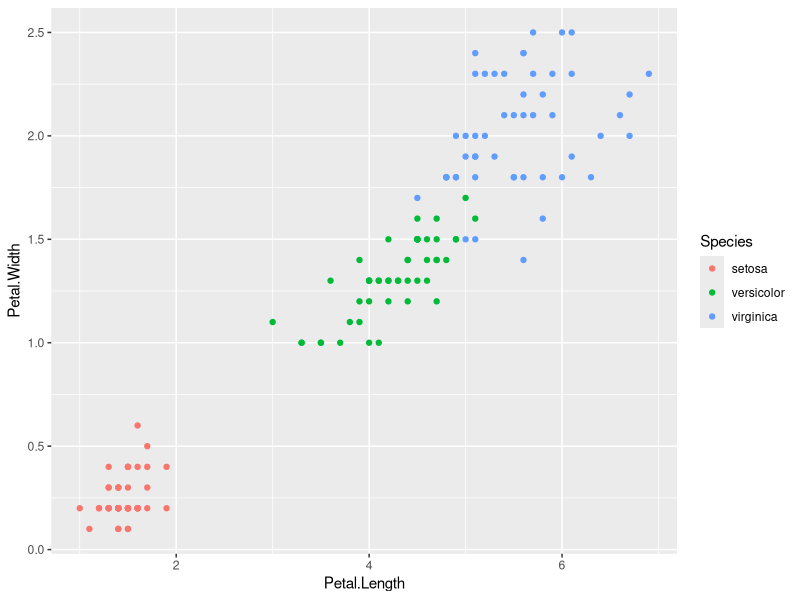
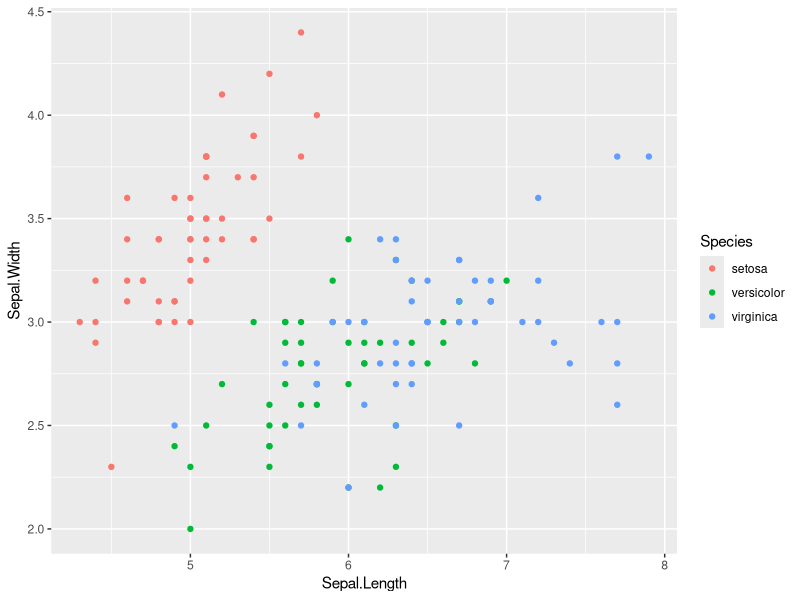
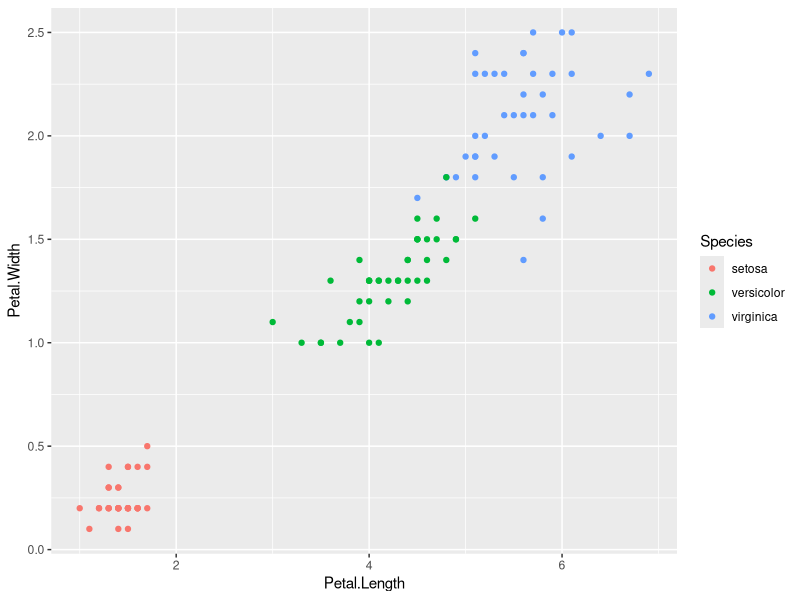
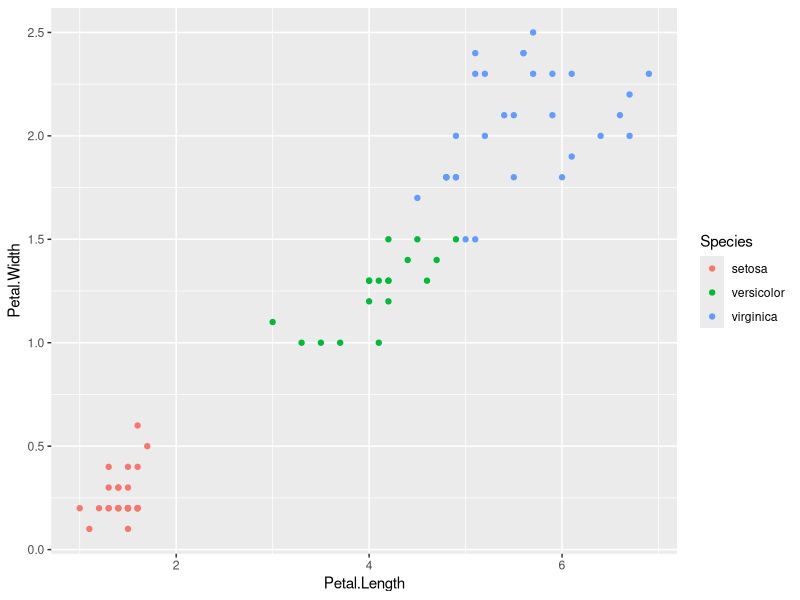

The R source for these figures, in order:
## ---- chunk 1
library(tidyverse);
library(dplyr);
library(GGally);
library(MASS);
## ---- chunk 2
head(iris)
table(iris$Species)
#ggpairs(iris)
ggplot(data=iris) + geom_point(mapping = aes(x=Petal.Length,y = Petal.Width,color=Species))
ggplot(data=iris) + geom_point(mapping = aes(x=Sepal.Length,y = Sepal.Width,color=Species))
## ---- chunk 3
dim(iris)
## ---- chunk 4
iris_test <- sample_n(iris,75);
## ---- chunk 5
iris_train <- sample_n(iris,115);
## ---- chunk 6
ggplot(iris_train) + geom_point(mapping = aes(x=Petal.Length,y=Petal.Width,color=Species))

ggplot(iris_test) + geom_point(mapping = aes(x=Petal.Length,y=Petal.Width,color=Species))
## ---- chunk 7
iris_lda_fit <- lda(Species ~ Petal.Length + Petal.Width, data = iris_train)
iris_lda_fit
## ---- chunk 8
table(predict(iris_lda_fit,type="class")$class,data=iris_train$Species)
## ---- chunk 9
iris_train <- mutate(iris_train, prediction = predict(iris_lda_fit,type="class")$class)
